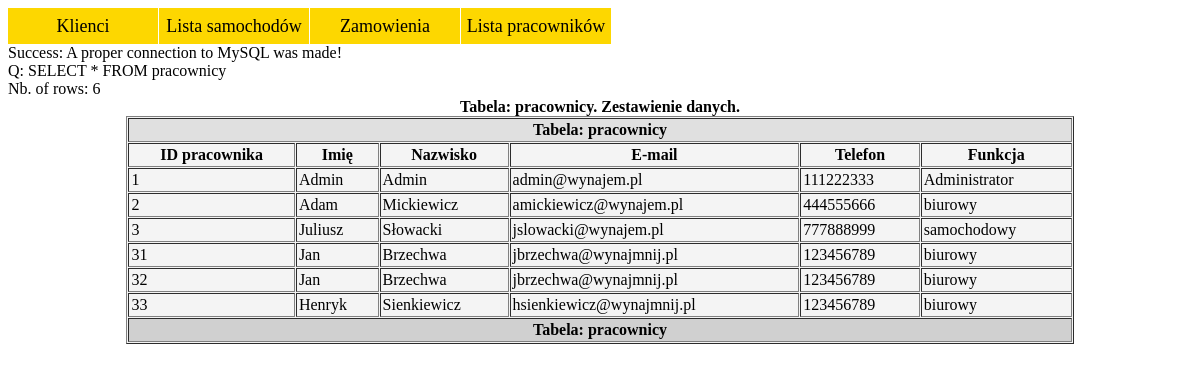
Screenshot of /listaPracownikow.php with the database file from the repository.
### tables this page shows
CREATE TABLE `pracownicy` (
  `idPracownika` int(11) NOT NULL,
  `Imie` varchar(20) NOT NULL,
  `Nazwisko` varchar(25) NOT NULL,
  `Email` varchar(25) NOT NULL,
  `Telefon` int(9) NOT NULL,
  `Funkcja` varchar(15) NOT NULL
);

### listaPracownikow.php (the view, shortened to what this page needs)
<?php
	include 'global.php';
	sprawdzeniePolaczenia($conn);
	$qListaPracownikow = "SELECT * FROM pracownicy";;
	$rekordSet = mysqli_query($conn,$qListaPracownikow);
	$numberOfRows = mysqli_num_rows($rekordSet);
	echo "Q: ".$qListaPracownikow."<br>";
	echo "Nb. of rows: ".$numberOfRows."<br>";
	echo "<table width='80%' align='center' border='1' cellpadding='2' cellspacing='1' bgcolor='#f4f4f4'>";
	if($numberOfRows >= 1) {
		echo "
			<caption><strong>Tabela: pracownicy. Zestawienie danych.</strong></caption>
			<thead bgcolor='#e0e0e0'> <tr><th colspan='6'>Tabela: pracownicy</th></tr> </thead>
			<tfoot bgcolor='#d0d0d0'> <tr><th colspan='6'>Tabela: pracownicy</th></tr> </tfoot>
			<tr><th>ID pracownika</th><th>Imię</th><th>Nazwisko</th><th>E-mail</th><th>Telefon</th><th>Funkcja</th></tr>
		";
	}
	for($i = 1;$i <= $numberOfRows;$i++){
		$row = mysqli_fetch_assoc($rekordSet);
		echo "<tr>
			<td>".$row["idPracownika"]."</td>
			<td>".$row["Imie"]."</td>
			<td>".$row["Nazwisko"]."</td>
			<td>".$row["Email"]."</td>
			<td>".$row["Telefon"]."</td>
			<td>".$row["Funkcja"]."</td>
			</tr>";
	}
	echo "</table>";
?>

### global.php (shortened to what this page needs)
<?php
	function sprawdzeniePolaczenia($conn) {
		if(!$conn) {
			echo " Error! Unable connect to MySQL<br>";
			echo "Connect errno: ".mysqli_connect_errno()."<br>";
			echo "Connect error: ".mysqli_connect_error()."<br>";
		}
		else { echo "Success: A proper connection to MySQL was made!<br>"; }
	}
?>

### menu.css (style rules this page uses)
ol { list-style-type:none; padding:0; margin:0; background-color:#FFF; font-size:18px; height:2em; line-height:2em; text-align:center; }
ol a { display:block; text-decoration:none; color:#000; padding:0 5px; }
ol > li { float:left; width:150px; margin-left:1px; background-color:#FDD700; height:2em; }
ol > li:first-child { margin-left:0; }

### rows the page displays
pracownicy: idPracownika "1", Imie "Admin", Nazwisko "Admin", Email "admin@wynajem.pl", Telefon "111222333", Funkcja "Administrator"
pracownicy: idPracownika "2", Imie "Adam", Nazwisko "Mickiewicz", Email "amickiewicz@wynajem.pl", Telefon "444555666", Funkcja "biurowy"
pracownicy: idPracownika "3", Imie "Juliusz", Nazwisko "Słowacki", Email "jslowacki@wynajem.pl", Telefon "777888999", Funkcja "samochodowy"
pracownicy: idPracownika "31", Imie "Jan", Nazwisko "Brzechwa", Email "jbrzechwa@wynajmnij.pl", Telefon "123456789", Funkcja "biurowy"
pracownicy: idPracownika "32", Imie "Jan", Nazwisko "Brzechwa", Email "jbrzechwa@wynajmnij.pl", Telefon "123456789", Funkcja "biurowy"
pracownicy: idPracownika "33", Imie "Henryk", Nazwisko "Sienkiewicz", Email "hsienkiewicz@wynajmnij.pl", Telefon "123456789", Funkcja "biurowy"

### other values shown
$qListaPracownikow "SELECT * FROM pracownicy"
$numberOfRows "6"
